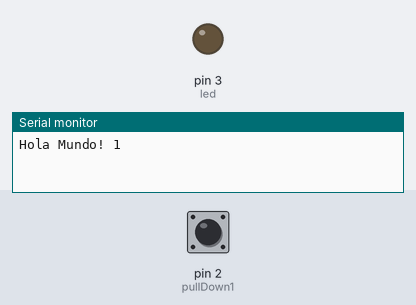
This sketch was run on a simulated Arduino Uno, built with avr-gcc and run on an emulated ATmega328P. Shown: output pins drawn as LEDs (lit = HIGH), the last lines printed to the serial monitor. The test bench sets the inputs (shaded band); at power-on: pin 2 (pullDown1) LOW.

Above: at 1.2 s.
1.3 s: pin 2 (pullDown1) pulled HIGH for 3.2 s
At 5.0 s:
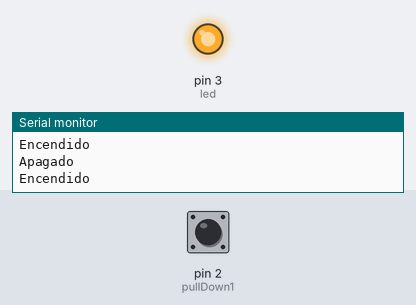
6.0 s: pin 2 (pullDown1) pulled HIGH for 0.15 s
At 6.3 s:
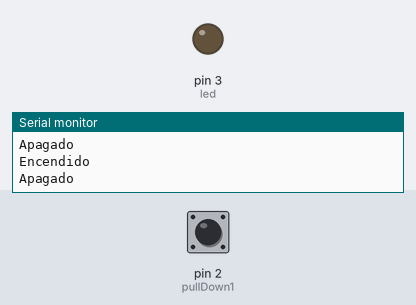
Timing chart, 0 to 9.0 s (numbered marks = the images above; inputs shaded):
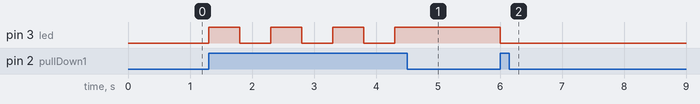

The sketch:

Clase1_Intro.ino
```cpp
//
#define pullDown1 2
#define led 3

bool mensaje = true;
char cadena[2] = {'1','2'};
bool estadoLED = true;

void setup() {
  Serial.begin(9600);
  pinMode(pullDown1,INPUT);
  pinMode(led, OUTPUT);

  digitalWrite(led,LOW);

}

void loop() {
    inicio();
    prenderLED();


}

void inicio(){
   if(mensaje){
     Serial.println("Hola Mundo! "+(String)cadena[0]);
     mensaje = false;
   }
}

void prenderLED(){
  if((digitalRead(pullDown1) == HIGH) && estadoLED){
     digitalWrite(led, HIGH);
     estadoLED = false;
     Serial.println("Encendido");
     delay(500);  //500 ms
  }else if((digitalRead(pullDown1) == HIGH && !estadoLED)){
     digitalWrite(led, LOW);
     estadoLED = true;
     Serial.println("Apagado");
     delay(500);
  }

}
```

Measured:
- after the input at 1.3 s, pin 3 (led): alternates HIGH for 0.50 s and LOW for 0.50 s, 7 changes in all, then stays HIGH, starting at once
- after the input at 6.0 s, pin 3 (led): HIGH → LOW at once
